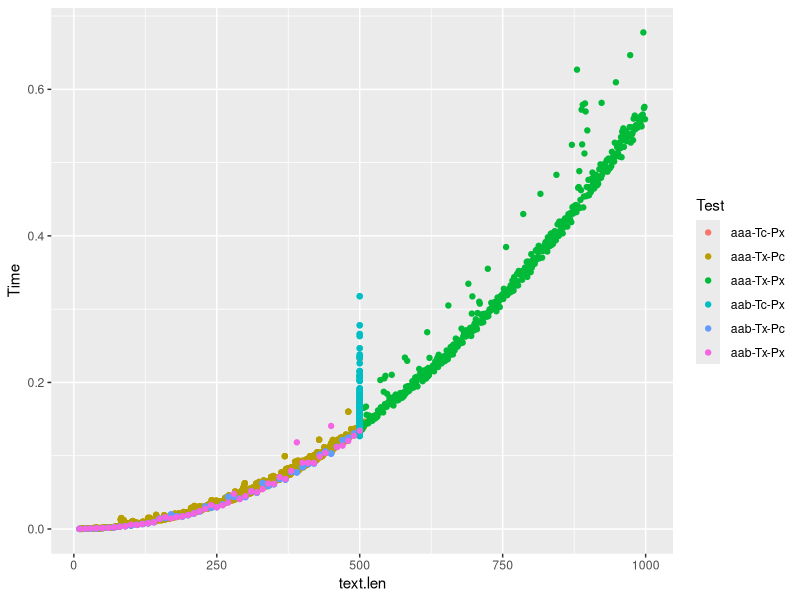
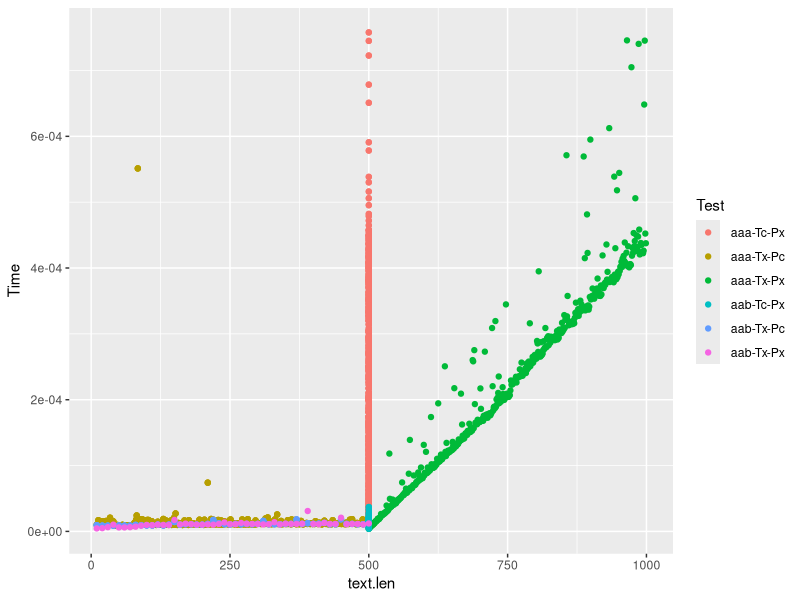
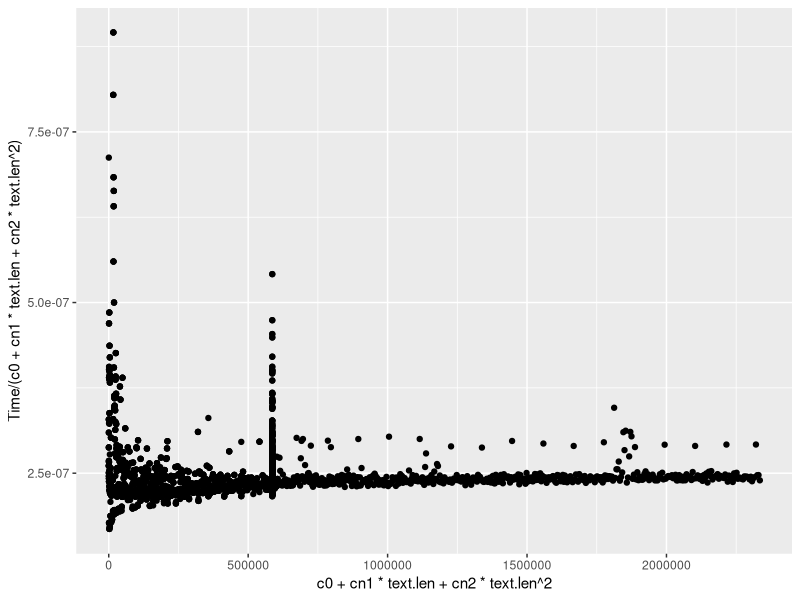
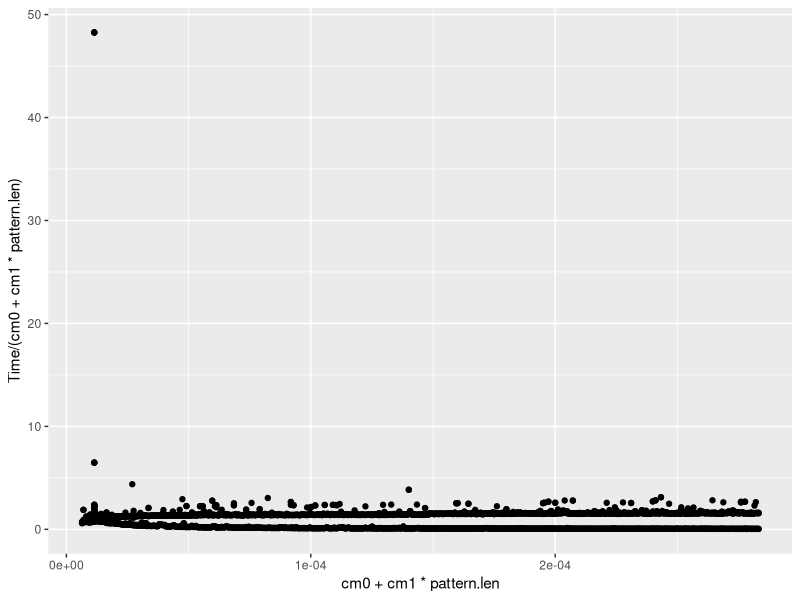

Recreate these plots in R, in order.
 

library(tidyverse)

setwd("C:/Docs/Drive/Uni/18F/Genome scale algorithms/Project 1")

# Load data

df_build.naive = read.csv( "Test - SuffixTree Build - Naive.csv" )
colnames(df_build.naive) = c("Function", "Time", "Test", "text.len", "pattern.len", "occurrences", "?")
df_search = read.csv( "Test - SuffixTree Search.csv" )
colnames(df_search) = c("Function", "Time", "Test", "text.len", "pattern.len", "occurrences", "?")

df_build.naive_aaa = df_build.naive[1:2999,]
df_build.naive_aab = df_build.naive[3000:4199,]

# Test - the test type:
# aaa-Tc-Px : all a's, text length is constant, pattern length is variable 
# aaa-Tx-Pc : all a's, text length is variable, pattern length is constant 
# aaa-Tx-Px : all a's, text length is variable, pattern length is variable 
# aab-Tx-Px : text is aaa..b, pattern is all a's, ...
# ...

unique(df_search$Test)


# Simple plots
ggplot( data = df_build.naive ) +
  geom_point( aes( x = text.len, y = Time, color = Test) )

ggplot( data = df_search ) +
  geom_point( aes( x = text.len, y = Time, color = Test) )

# Fit build, n^2
fit_build.naive.n2 = lm( data = df_build.naive, formula = Time ~ poly(text.len, 2) )

c0 = fit_build.naive.n2$coefficients["(Intercept)"]
cn1 = fit_build.naive.n2$coefficients["poly(text.len, 2)1"]
cn2 = fit_build.naive.n2$coefficients["poly(text.len, 2)2"]

ggplot( data = df_build.naive ) +
  geom_point( aes( x = c0 + cn1 * text.len + cn2 * text.len**2, y = Time / ( c0 + cn1 * text.len + cn2 * text.len**2 ) ) )

# Fit search
fit_search.linear = lm( data = df_search, formula = Time ~ pattern.len )

cm0 = fit_search.linear$coefficients["(Intercept)"]
cm1 = fit_search.linear$coefficients["pattern.len"]

ggplot( data = df_search ) +
  geom_point( aes( x = cm0 + cm1 * pattern.len , y = Time / ( cm0 + cm1 * pattern.len ) ) )


